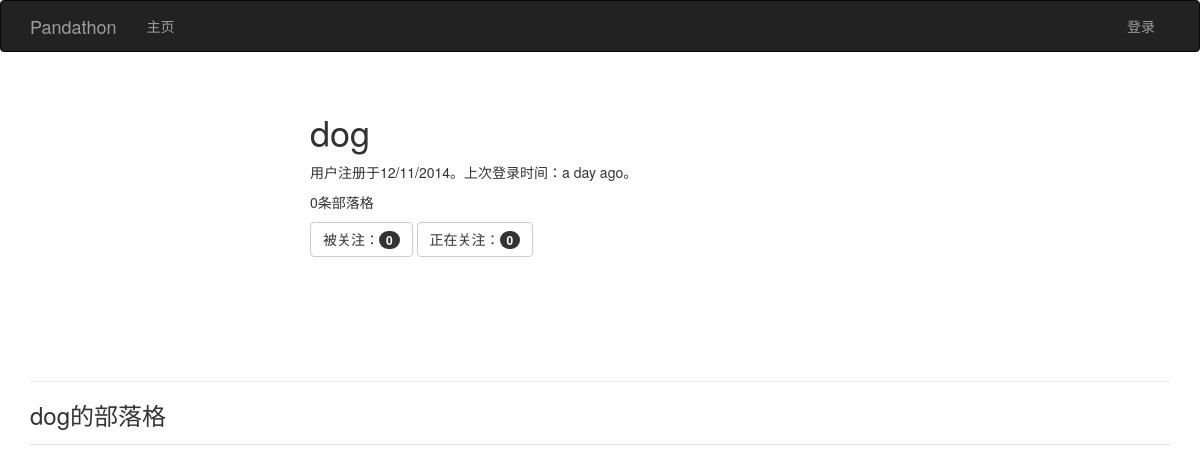
Before: /user/dog with the older database file.
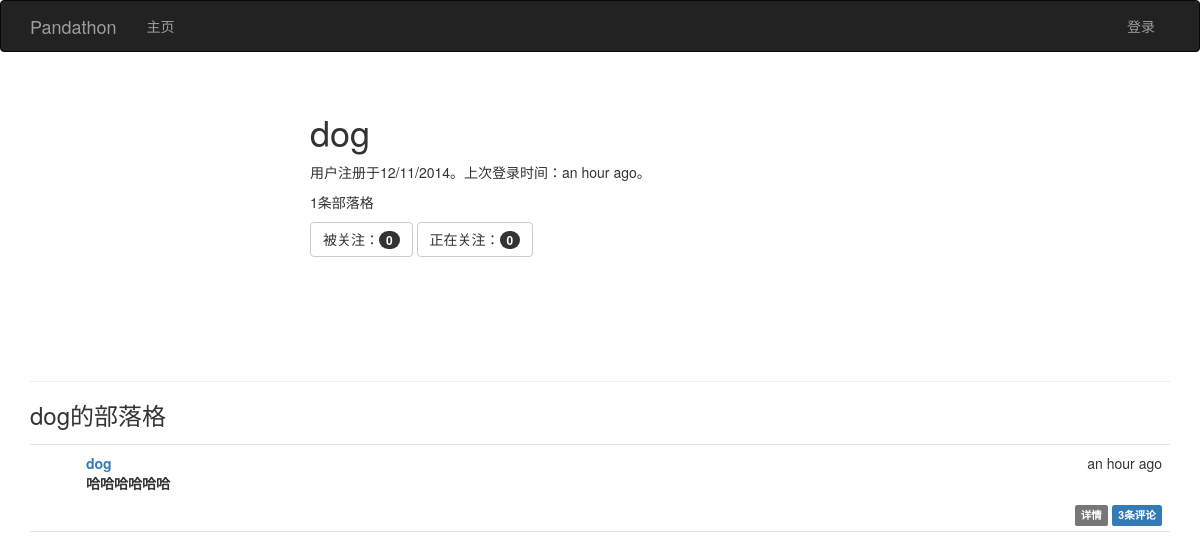
After: the same page with the newer database file.
### app/models.py (models this page shows, shortened)
class User(UserMixin, db.Model):
    __tablename__ = 'users'
    id = db.Column(db.Integer, primary_key=True)
    email = db.Column(db.String(64), unique=True, index=True)
    username = db.Column(db.String(64), unique=True, index=True)
    role_id = db.Column(db.Integer, db.ForeignKey('roles.id'))
    password_hash = db.Column(db.String(128))
    confirmed = db.Column(db.Boolean, default=True)
    name = db.Column(db.String(64))
    location = db.Column(db.String(64))
    about_me = db.Column(db.Text())
    member_since = db.Column(db.DateTime(), default=datetime.now())
    last_seen = db.Column(db.DateTime(), default=datetime.now())
    posts = db.relationship('Post', backref='author', lazy='dynamic')
    followed = db.relationship('Follow', foreign_keys=[Follow.follower_id],
                               backref=db.backref('follower', lazy='joined'),
                               lazy='dynamic', cascade='all, delete-orphan')
    followers = db.relationship('Follow', foreign_keys=[Follow.followed_id],
                                backref=db.backref('followed', lazy='joined'),
                                lazy='dynamic', cascade='all, delete-orphan')
    comments = db.relationship('Comment', backref='author', lazy='dynamic')
    @property
    def password(self):
        raise AttributeError('password is not a readable attribute')

class Post(db.Model):
    __tablename__ = 'posts'
    id = db.Column(db.Integer, primary_key=True)
    body = db.Column(db.Text)
    body_html = db.Column(db.Text)
    timestamp = db.Column(db.DateTime, index=True, default=datetime.now())
    author_id = db.Column(db.Integer, db.ForeignKey('users.id'))
    comments = db.relationship('Comment', backref='post', lazy='dynamic')

### app/main/views.py (the view)
@main.route('/user/<username>')
def user(username):
    user = User.query.filter_by(username=username).first_or_404()
    posts = user.posts.order_by(Post.timestamp.desc()).all()
    return render_template('user.html', user=user, posts=posts)

### app/auth/views.py (called while the page is built)
@auth.before_app_request
def before_request():
    if current_user.is_authenticated():
        current_user.ping()
        if not current_user.confirmed \
                and request.endpoint[:5] != 'auth.':
            return redirect(url_for('auth.unconfirmed'))

### app/main/__init__.py (called while the page is built)
@main.app_context_processor
def inject_permissions():
    return dict(Permission=Permission)

### app/models.py (called while the page is built)
    def can(self, permissions):
        return False

    def is_administrator(self):
        return False

### app/templates/user.html (shortened to what this page needs)
{% extends "base.html" %}
{% block page_content %}
<div class="page-header">
    <div class="profile-header">
        <h1>{{ user.username }}</h1>
        <p>用户注册于{{ moment(user.member_since).format('L') }}。上次登录时间：{{ moment(user.last_seen).fromNow() }}。</p>
        <p>{{ user.posts.count() }}条部落格</p>
        <p>
            <a href="{{ url_for('.followers', username=user.username) }}" class="btn btn-default">被关注：<span class="badge">{{ user.followers.count() }}</span></a>
            <a href="{{ url_for('.followed_by', username=user.username) }}" class="btn btn-default">正在关注：<span class="badge badge-default">{{ user.followed.count() }}</span></a>
        </p>
    </div>
</div>
<h3>{{ user.username }}的部落格</h3>
{% include '_posts.html' %}
{% endblock %}

### app/templates/base.html (shortened to what this page needs)
{% extends "bootstrap/base.html" %}
{% block head %}
{{ super() }}
<link rel="stylesheet" type="text/css" href="{{ url_for('static', filename='styles.css') }}">
{% endblock %}
{% block navbar %}
<div class="navbar navbar-inverse" role="navigation">
    <div class="container">
        <div class="navbar-header">
            <a class="navbar-brand" href="{{ url_for('main.index') }}">Pandathon</a>
        </div>
        <div class="navbar-collapse collapse">
            <ul class="nav navbar-nav">
                <li><a href="{{ url_for('main.index') }}">主页</a></li>
            </ul>
            <ul class="nav navbar-nav navbar-right">
                {% if current_user.is_authenticated() %}
                <li><a href="{{ url_for('auth.logout') }}">注销</a></li>
                {% else %}
                <li><a href="{{ url_for('auth.login') }}">登录</a></li>
                {% endif %}
            </ul>
        </div>
    </div>
</div>
{% endblock %}
{% block content %}
<div class="container">
    {% block page_content %}{% endblock %}
</div>
{% endblock %}

### app/templates/_posts.html (shortened to what this page needs)
<ul class="posts">
    {% for post in posts %}
    <li class="post">
        <div class="post-content">
            <div class="post-date">{{ moment(post.timestamp, True).fromNow() }}</div>
            <div class="post-author"><a href="{{ url_for('.user', username=post.author.username) }}">{{ post.author.username }}</a></div>
            <div class="post-body">
            {% if post.body_html %}
                {{ post.body_html | safe }}
            {% else %}
                {{ post.body }}
            {% endif %}
            </div>
            <div class="post-footer">
                <a href="{{ url_for('.post', id=post.id) }}">
                    <span class="label label-default">详情</span>
                </a>
                <a href="{{ url_for('.post', id=post.id) }}#comments">
                    <span class="label label-primary">{{ post.comments.count() }}条评论</span>
                </a>
            </div>
        </div>
    </li>
    {% endfor %}
</ul>

### app/static/styles.css (style rules this page uses)
.profile-header { min-height: 260px; margin-left: 280px; }
ul.posts { list-style-type: none; padding: 0px; margin: 16px 0px 0px 0px; border-top: 1px solid #e0e0e0; }
ul.posts li.post { padding: 8px; border-bottom: 1px solid #e0e0e0; }
div.post-date { float: right; }
div.post-author { font-weight: bold; }
div.post-content { margin-left: 48px; min-height: 48px; }
div.post-footer { text-align: right; }

Changed rows visible on the page:
changed User "dog": last_seen "a day ago" → "an hour ago"
added Post: timestamp "an hour ago", author.username "dog", body_html "哈哈哈哈哈哈", comments.count "3"
Other visible differences:
{{ user.posts.count() }}: "0" → "1"
